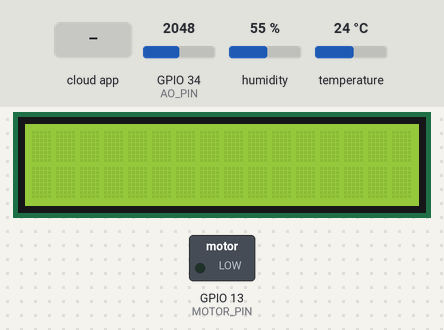
The sketch below on a simulated ESP32. On the bench: 16×2 character LCD, switched loads named in the sketch (green lamp = pin HIGH). The test bench sets the inputs (shaded band); at power-on: humidity 55 %, GPIO 34 (AO_PIN) = 2048, temperature 24 °C. WiFi joins after 1.5 s; servers stay silent unless stated; the Firebase database answers and starts empty; what the sketch prints to the serial monitor is not drawn.

Above: at 2.7 s.
2.8 s: the phone or cloud app sets status to 1
At 4.4 s:
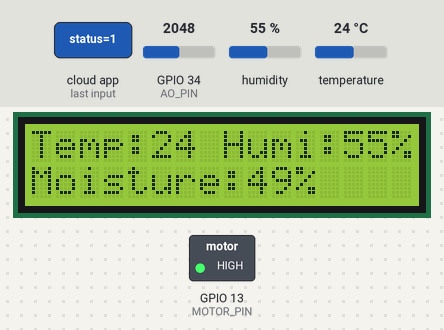
4.7 s: humidity set to 22 %
At 7.1 s:
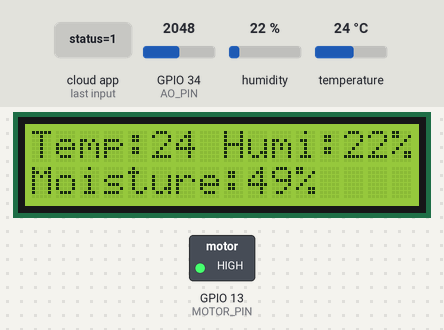
7.4 s: GPIO 34 (AO_PIN) set to 2866
At 9.8 s:
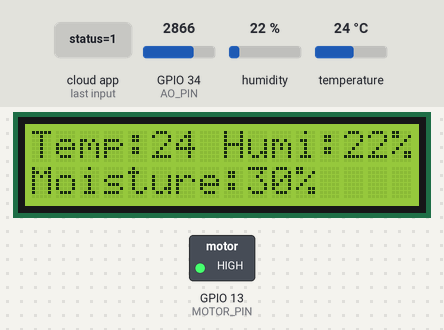
10.1 s: temperature set to 12 °C
At 14.4 s:
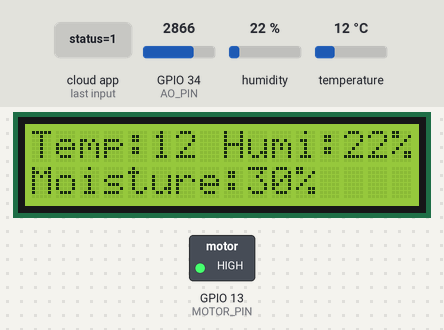
15.5 s: the phone or cloud app sets status to 0
At 17.1 s:
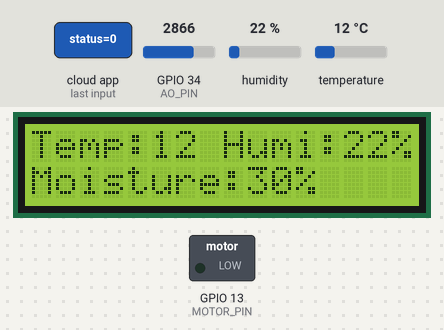
18.1 s: GPIO 34 (AO_PIN) set to 3603
At 19.9 s:
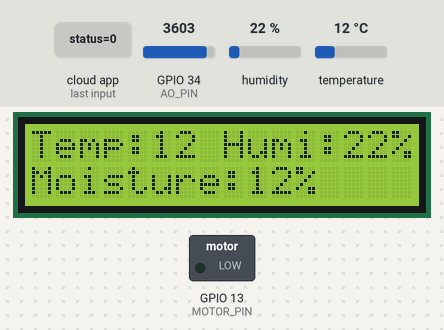
Timing chart, 0 to 21.4 s (numbered marks = the images above; inputs shaded):
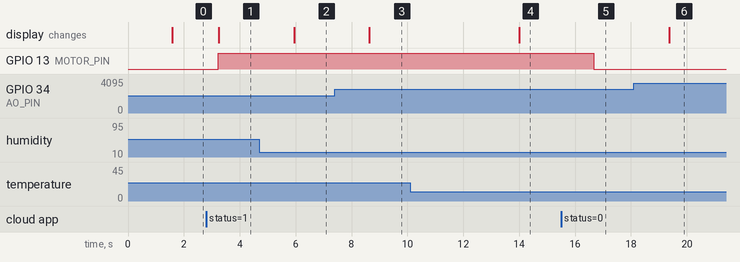

Measured:
- after the input at 2.8 s, GPIO 13 (MOTOR_PIN): LOW → HIGH after 0.42 s
- after the input at 4.7 s, the display: changes after 1.2 s (image 2)
- after the input at 7.4 s, the display: changes after 1.2 s (image 3)
- after the input at 10.1 s, the display: changes after 3.9 s (image 4)
- after the input at 15.5 s, GPIO 13 (MOTOR_PIN): HIGH → LOW after 1.2 s
- after the input at 18.1 s, the display: changes after 1.3 s (image 6)

The sketch:

dadn252.ino
```cpp
/* Wifi */
#include <WiFi.h>
#define AP_SSID "Bo"
#define AP_PASSWORD "22102005bobo"
/* Moisture sensor */
#define AO_PIN 34
/* DTH11 */
#define DHT_PIN 18
#include <DHT11.h> // ref: https://github.com/dhrubasaha08/DHT11
DHT11 dht11(DHT_PIN);
/* DC motor */
#define MOTOR_PIN 13
/* LCD */
#include <LiquidCrystal_I2C.h>
#define LCD_COLS 16
#define LCD_ROWS 2
LiquidCrystal_I2C lcd(0x27, LCD_COLS, LCD_ROWS);
/* Google Firebase */
#include <FirebaseESP32.h> // ref: https://github.com/mobizt/Firebase-ESP8266
#define DB_URL "https://dadn252-default-rtdb.asia-southeast1.firebasedatabase.app/" // Realtime Database > Data > URL
#define DB_SECRET "M1AC8LpgX4eV3NnpM1X3eaINnDpZsO2DeeUmmdGv" // Project settings > Service accounts > Database secrets
FirebaseConfig config; FirebaseAuth auth; FirebaseData fbdo; // firebase data object
// setup to run only once
void setup() {
  Serial.begin(115200);
  initWifi();
  initMotor();
  initLcd();
  initFirebase();
}
// loop to run repeatedly
void loop() {
  int temp = 0, humi = 0;
  readDHT11(temp, humi);
  Serial.println("Temperature: " + String(temp));
  Serial.println("Humidity: " + String(humi));
  int moist = readAO();
  Serial.println("Moisture: " + String(moist));
  setValueToFirebase(temp, humi, moist);
  int value = getValueFromFirebase();
  if (value) {
    onMotor();
  } else {
    offMotor();
  }
  String line1 = "Temp:" + String(temp) + " Humi:" + String(humi) + "%";
  String line2 = "Moisture:" + String(moist) + "%";
  printLcd(line1, line2);
  delay(1000);
}
/* DHT11 */
void readDHT11(int& temp, int& humi) {
  int temperature = dht11.readTemperature(); delay(10);
  int humidity = dht11.readHumidity();
  if (temperature != DHT11::ERROR_CHECKSUM && temperature != DHT11::ERROR_TIMEOUT &&
      humidity != DHT11::ERROR_CHECKSUM && humidity != DHT11::ERROR_TIMEOUT) {
    temp = temperature;
    humi = humidity;
  }
}
/* Moisture sensor */
int readAO() {
  int aValue = analogRead(AO_PIN);
  int moist = map(aValue, 4095, 0, 0, 100);
  return moist;
}
/* LCD */
void initLcd() {
  lcd.init();
  lcd.backlight();
}
void printLcd(String line1, String line2) {
  lcd.clear();
  lcd.setCursor(0, 0);
  lcd.print(line1);
  lcd.setCursor(0, 1);
  lcd.print(line2);
}
/* WIFI */
void initWifi() {
  Serial.print("\nConnecting to "); Serial.print(AP_SSID);
  WiFi.begin(AP_SSID, AP_PASSWORD);
  while (WiFi.status() != WL_CONNECTED) { delay(500); Serial.print("."); }
  Serial.print("\nWiFi connected, IP address: "); Serial.println(WiFi.localIP());
  WiFi.setAutoReconnect(true); WiFi.persistent(true);
}
/* DC motor */
void initMotor() {
  pinMode(MOTOR_PIN, OUTPUT);
}
void onMotor() {
  digitalWrite(MOTOR_PIN, HIGH);
}
void offMotor() {
  digitalWrite(MOTOR_PIN, LOW);
}
/* FIREBASE */
void initFirebase() {
  config.database_url = DB_URL;
  config.signer.tokens.legacy_token = DB_SECRET;
  Firebase.begin(&config, &auth);
  Firebase.reconnectNetwork(true);
}
void setValueToFirebase(int temp, int humi, int moist) {
  if (Firebase.ready()) {
    Firebase.setInt(fbdo, "DHT11/temp", temp);
    Firebase.setInt(fbdo, "DHT11/humi", humi);
    Firebase.setInt(fbdo, "SOIL/moist", moist);
  }
}
int getValueFromFirebase() {
  int value = -1;
  if (Firebase.ready()) {
    if (Firebase.getInt(fbdo, "MOTOR/status")) value = fbdo.intData();
    Serial.println("value: " + String(value)); // for DEBUG
  }
  return value;
}
```
